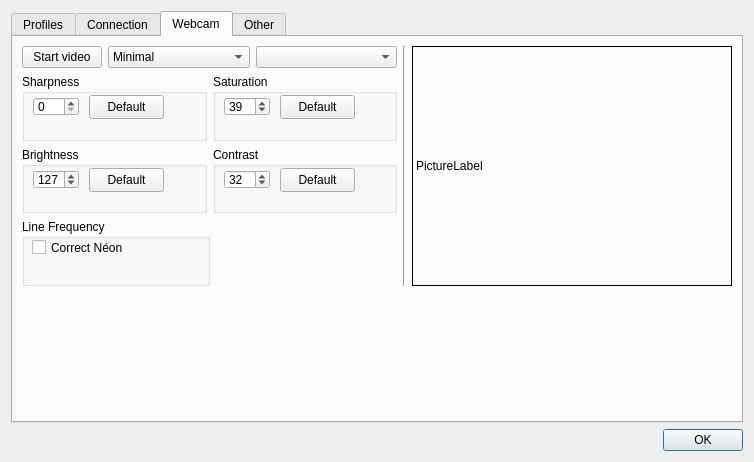
<ui version="4.0" >
 <class>xmppConfigDialog</class>
 <widget class="QDialog" name="xmppConfigDialog" >
  <property name="geometry" >
   <rect>
    <x>0</x>
    <y>0</y>
    <width>754</width>
    <height>462</height>
   </rect>
  </property>
  <property name="windowTitle" >
   <string>Configuration</string>
  </property>
  <layout class="QVBoxLayout" >
   <item>
    <widget class="QTabWidget" name="tabWidget" >
     <property name="currentIndex" >
      <number>2</number>
     </property>
     <widget class="QWidget" name="tab" >
      <attribute name="title" >
       <string>Profiles</string>
      </attribute>
      <layout class="QVBoxLayout" >
       <item>
        <layout class="QHBoxLayout" >
         <item>
          <layout class="QVBoxLayout" >
           <item>
            <layout class="QHBoxLayout" >
             <item>
              <widget class="QLabel" name="label_6" >
               <property name="text" >
                <string>Profile Name</string>
               </property>
              </widget>
             </item>
             <item>
              <widget class="QLineEdit" name="profileNameEdit" />
             </item>
            </layout>
           </item>
           <item>
            <layout class="QHBoxLayout" >
             <item>
              <widget class="QLabel" name="label_2" >
               <property name="sizePolicy" >
                <sizepolicy vsizetype="Preferred" hsizetype="Fixed" >
                 <horstretch>0</horstretch>
                 <verstretch>0</verstretch>
                </sizepolicy>
               </property>
               <property name="text" >
                <string>Jid</string>
               </property>
              </widget>
             </item>
             <item>
              <widget class="QLineEdit" name="jidEdit" >
               <property name="sizePolicy" >
                <sizepolicy vsizetype="Fixed" hsizetype="Expanding" >
                 <horstretch>0</horstretch>
                 <verstretch>0</verstretch>
                </sizepolicy>
               </property>
              </widget>
             </item>
            </layout>
           </item>
           <item>
            <layout class="QHBoxLayout" >
             <item>
              <widget class="QLabel" name="label_4" >
               <property name="sizePolicy" >
                <sizepolicy vsizetype="Fixed" hsizetype="Fixed" >
                 <horstretch>0</horstretch>
                 <verstretch>0</verstretch>
                </sizepolicy>
               </property>
               <property name="text" >
                <string>Password</string>
               </property>
              </widget>
             </item>
             <item>
              <widget class="QLineEdit" name="passwordEdit" >
               <property name="echoMode" >
                <enum>QLineEdit::Password</enum>
               </property>
              </widget>
             </item>
            </layout>
           </item>
          </layout>
         </item>
         <item>
          <spacer>
           <property name="orientation" >
            <enum>Qt::Horizontal</enum>
           </property>
           <property name="sizeHint" >
            <size>
             <width>21</width>
             <height>20</height>
            </size>
           </property>
          </spacer>
         </item>
         <item>
          <layout class="QVBoxLayout" >
           <item>
            <layout class="QHBoxLayout" >
             <item>
              <widget class="QLabel" name="label_5" >
               <property name="sizePolicy" >
                <sizepolicy vsizetype="Fixed" hsizetype="Fixed" >
                 <horstretch>0</horstretch>
                 <verstretch>0</verstretch>
                </sizepolicy>
               </property>
               <property name="text" >
                <string>Port</string>
               </property>
              </widget>
             </item>
             <item>
              <widget class="QLineEdit" name="portEdit" />
             </item>
            </layout>
           </item>
           <item>
            <layout class="QHBoxLayout" >
             <item>
              <widget class="QLabel" name="label_3" >
               <property name="sizePolicy" >
                <sizepolicy vsizetype="Preferred" hsizetype="Fixed" >
                 <horstretch>0</horstretch>
                 <verstretch>0</verstretch>
                </sizepolicy>
               </property>
               <property name="text" >
                <string>Personnal Server</string>
               </property>
              </widget>
             </item>
             <item>
              <widget class="QLineEdit" name="personnalServerEdit" />
             </item>
            </layout>
           </item>
           <item>
            <widget class="QCheckBox" name="registerBox" >
             <property name="text" >
              <string>Create a new account on the server</string>
             </property>
             <property name="tristate" >
              <bool>false</bool>
             </property>
            </widget>
           </item>
          </layout>
         </item>
        </layout>
       </item>
       <item>
        <layout class="QHBoxLayout" >
         <item>
          <spacer>
           <property name="orientation" >
            <enum>Qt::Horizontal</enum>
           </property>
           <property name="sizeHint" >
            <size>
             <width>40</width>
             <height>20</height>
            </size>
           </property>
          </spacer>
         </item>
         <item>
          <widget class="QPushButton" name="pushButton" >
           <property name="text" >
            <string>Modify</string>
           </property>
          </widget>
         </item>
         <item>
          <widget class="QPushButton" name="addBtn" >
           <property name="maximumSize" >
            <size>
             <width>50</width>
             <height>16777215</height>
            </size>
           </property>
           <property name="text" >
            <string>Add</string>
           </property>
          </widget>
         </item>
        </layout>
       </item>
       <item>
        <widget class="Line" name="line" >
         <property name="orientation" >
          <enum>Qt::Horizontal</enum>
         </property>
        </widget>
       </item>
       <item>
        <layout class="QVBoxLayout" >
         <item>
          <widget class="QLabel" name="label" >
           <property name="text" >
            <string>Profiles :</string>
           </property>
          </widget>
         </item>
         <item>
          <widget class="MouseProfilesTableView" native="1" name="profilesTable" >
           <property name="sizePolicy" >
            <sizepolicy vsizetype="Expanding" hsizetype="Expanding" >
             <horstretch>0</horstretch>
             <verstretch>0</verstretch>
            </sizepolicy>
           </property>
           <property name="showGrid" stdset="0" >
            <bool>false</bool>
           </property>
           <property name="cornerButtonEnabled" stdset="0" >
            <bool>false</bool>
           </property>
          </widget>
         </item>
        </layout>
       </item>
       <item>
        <layout class="QHBoxLayout" >
         <item>
          <spacer>
           <property name="orientation" >
            <enum>Qt::Horizontal</enum>
           </property>
           <property name="sizeHint" >
            <size>
             <width>40</width>
             <height>20</height>
            </size>
           </property>
          </spacer>
         </item>
         <item>
          <widget class="QPushButton" name="delBtn" >
           <property name="maximumSize" >
            <size>
             <width>60</width>
             <height>16777215</height>
            </size>
           </property>
           <property name="text" >
            <string>Delete</string>
           </property>
          </widget>
         </item>
        </layout>
       </item>
      </layout>
     </widget>
     <widget class="QWidget" name="tab_2" >
      <attribute name="title" >
       <string>Connection</string>
      </attribute>
      <layout class="QVBoxLayout" >
       <item>
        <layout class="QHBoxLayout" >
         <item>
          <widget class="QSpinBox" name="ftPortEdit" >
           <property name="sizePolicy" >
            <sizepolicy vsizetype="Fixed" hsizetype="Expanding" >
             <horstretch>0</horstretch>
             <verstretch>0</verstretch>
            </sizepolicy>
           </property>
           <property name="alignment" >
            <set>Qt::AlignLeading|Qt::AlignLeft|Qt::AlignVCenter</set>
           </property>
           <property name="buttonSymbols" >
            <enum>QAbstractSpinBox::PlusMinus</enum>
           </property>
           <property name="correctionMode" >
            <enum>QAbstractSpinBox::CorrectToPreviousValue</enum>
           </property>
           <property name="prefix" >
            <string>File transfer port : </string>
           </property>
           <property name="maximum" >
            <number>65535</number>
           </property>
           <property name="value" >
            <number>8010</number>
           </property>
          </widget>
         </item>
         <item>
          <spacer>
           <property name="orientation" >
            <enum>Qt::Horizontal</enum>
           </property>
           <property name="sizeHint" >
            <size>
             <width>40</width>
             <height>20</height>
            </size>
           </property>
          </spacer>
         </item>
        </layout>
       </item>
       <item>
        <layout class="QHBoxLayout" >
         <item>
          <widget class="QLabel" name="label_8" >
           <property name="text" >
            <string>Proxy</string>
           </property>
          </widget>
         </item>
         <item>
          <widget class="QLineEdit" name="proxyEdit" />
         </item>
        </layout>
       </item>
       <item>
        <layout class="QHBoxLayout" >
         <item>
          <widget class="QLabel" name="label_7" >
           <property name="text" >
            <string>Resource</string>
           </property>
          </widget>
         </item>
         <item>
          <widget class="QLineEdit" name="resourceEdit" >
           <property name="text" >
            <string>Kapture</string>
           </property>
          </widget>
         </item>
        </layout>
       </item>
       <item>
        <spacer>
         <property name="orientation" >
          <enum>Qt::Vertical</enum>
         </property>
         <property name="sizeHint" >
          <size>
           <width>20</width>
           <height>40</height>
          </size>
         </property>
        </spacer>
       </item>
      </layout>
     </widget>
     <widget class="QWidget" name="tab_3" >
      <attribute name="title" >
       <string>Webcam</string>
      </attribute>
      <layout class="QVBoxLayout" >
       <item>
        <layout class="QHBoxLayout" >
         <item>
          <layout class="QVBoxLayout" >
           <item>
            <layout class="QHBoxLayout" >
             <item>
              <widget class="QPushButton" name="btnVideo" >
               <property name="sizePolicy" >
                <sizepolicy vsizetype="Fixed" hsizetype="Fixed" >
                 <horstretch>0</horstretch>
                 <verstretch>0</verstretch>
                </sizepolicy>
               </property>
               <property name="text" >
                <string>Start video</string>
               </property>
              </widget>
             </item>
             <item>
              <widget class="QComboBox" name="comboBoxSize" >
               <property name="sizeAdjustPolicy" >
                <enum>QComboBox::AdjustToContents</enum>
               </property>
               <item>
                <property name="text" >
                 <string>Minimal</string>
                </property>
               </item>
              </widget>
             </item>
             <item>
              <widget class="QComboBox" name="comboBoxFormat" >
               <property name="sizeAdjustPolicy" >
                <enum>QComboBox::AdjustToContents</enum>
               </property>
              </widget>
             </item>
            </layout>
           </item>
           <item>
            <layout class="QHBoxLayout" >
             <item>
              <widget class="QGroupBox" name="groupBox_6" >
               <property name="title" >
                <string>Sharpness</string>
               </property>
               <widget class="QPushButton" name="sharpDefaultValueBtn" >
                <property name="geometry" >
                 <rect>
                  <x>67</x>
                  <y>21</y>
                  <width>75</width>
                  <height>24</height>
                 </rect>
                </property>
                <property name="text" >
                 <string>Default</string>
                </property>
               </widget>
               <widget class="QSpinBox" name="sharpManualValueBox" >
                <property name="geometry" >
                 <rect>
                  <x>11</x>
                  <y>23</y>
                  <width>46</width>
                  <height>19</height>
                 </rect>
                </property>
               </widget>
              </widget>
             </item>
             <item>
              <widget class="QGroupBox" name="groupBox_2" >
               <property name="sizePolicy" >
                <sizepolicy vsizetype="Preferred" hsizetype="Minimum" >
                 <horstretch>0</horstretch>
                 <verstretch>0</verstretch>
                </sizepolicy>
               </property>
               <property name="title" >
                <string>Saturation</string>
               </property>
               <widget class="QSpinBox" name="satManualValueBox" >
                <property name="geometry" >
                 <rect>
                  <x>11</x>
                  <y>23</y>
                  <width>46</width>
                  <height>19</height>
                 </rect>
                </property>
                <property name="maximum" >
                 <number>255</number>
                </property>
                <property name="value" >
                 <number>39</number>
                </property>
               </widget>
               <widget class="QPushButton" name="satDefaultValueBtn" >
                <property name="geometry" >
                 <rect>
                  <x>67</x>
                  <y>21</y>
                  <width>75</width>
                  <height>24</height>
                 </rect>
                </property>
                <property name="sizePolicy" >
                 <sizepolicy vsizetype="Minimum" hsizetype="Minimum" >
                  <horstretch>0</horstretch>
                  <verstretch>0</verstretch>
                 </sizepolicy>
                </property>
                <property name="text" >
                 <string>Default</string>
                </property>
               </widget>
              </widget>
             </item>
            </layout>
           </item>
           <item>
            <layout class="QHBoxLayout" >
             <item>
              <widget class="QGroupBox" name="groupBox_3" >
               <property name="title" >
                <string>Brightness</string>
               </property>
               <widget class="QSpinBox" name="brightManualValueBox" >
                <property name="geometry" >
                 <rect>
                  <x>11</x>
                  <y>23</y>
                  <width>46</width>
                  <height>19</height>
                 </rect>
                </property>
                <property name="maximum" >
                 <number>255</number>
                </property>
                <property name="value" >
                 <number>127</number>
                </property>
               </widget>
               <widget class="QPushButton" name="brightDefaultValueBtn" >
                <property name="geometry" >
                 <rect>
                  <x>67</x>
                  <y>21</y>
                  <width>75</width>
                  <height>24</height>
                 </rect>
                </property>
                <property name="text" >
                 <string>Default</string>
                </property>
               </widget>
              </widget>
             </item>
             <item>
              <widget class="QGroupBox" name="groupBox_4" >
               <property name="title" >
                <string>Contrast</string>
               </property>
               <widget class="QSpinBox" name="contManualValueBox" >
                <property name="geometry" >
                 <rect>
                  <x>11</x>
                  <y>23</y>
                  <width>46</width>
                  <height>19</height>
                 </rect>
                </property>
                <property name="maximum" >
                 <number>255</number>
                </property>
                <property name="value" >
                 <number>32</number>
                </property>
               </widget>
               <widget class="QPushButton" name="contDefaultValueBtn" >
                <property name="geometry" >
                 <rect>
                  <x>67</x>
                  <y>21</y>
                  <width>75</width>
                  <height>24</height>
                 </rect>
                </property>
                <property name="text" >
                 <string>Default</string>
                </property>
               </widget>
              </widget>
             </item>
            </layout>
           </item>
           <item>
            <layout class="QHBoxLayout" >
             <item>
              <widget class="QGroupBox" name="groupBox_5" >
               <property name="sizePolicy" >
                <sizepolicy vsizetype="Preferred" hsizetype="Expanding" >
                 <horstretch>0</horstretch>
                 <verstretch>0</verstretch>
                </sizepolicy>
               </property>
               <property name="title" >
                <string>Line Frequency</string>
               </property>
               <widget class="QCheckBox" name="freqBox" >
                <property name="geometry" >
                 <rect>
                  <x>10</x>
                  <y>20</y>
                  <width>91</width>
                  <height>17</height>
                 </rect>
                </property>
                <property name="text" >
                 <string>Correct Néon</string>
                </property>
               </widget>
              </widget>
             </item>
             <item>
              <spacer>
               <property name="orientation" >
                <enum>Qt::Horizontal</enum>
               </property>
               <property name="sizeHint" >
                <size>
                 <width>40</width>
                 <height>20</height>
                </size>
               </property>
              </spacer>
             </item>
            </layout>
           </item>
          </layout>
         </item>
         <item>
          <widget class="Line" name="line_2" >
           <property name="orientation" >
            <enum>Qt::Vertical</enum>
           </property>
          </widget>
         </item>
         <item>
          <widget class="QLabel" name="pictureLabel" >
           <property name="sizePolicy" >
            <sizepolicy vsizetype="Minimum" hsizetype="Minimum" >
             <horstretch>0</horstretch>
             <verstretch>0</verstretch>
            </sizepolicy>
           </property>
           <property name="minimumSize" >
            <size>
             <width>320</width>
             <height>240</height>
            </size>
           </property>
           <property name="frameShape" >
            <enum>QFrame::Box</enum>
           </property>
           <property name="text" >
            <string>PictureLabel</string>
           </property>
          </widget>
         </item>
        </layout>
       </item>
       <item>
        <spacer>
         <property name="orientation" >
          <enum>Qt::Vertical</enum>
         </property>
         <property name="sizeHint" >
          <size>
           <width>20</width>
           <height>40</height>
          </size>
         </property>
        </spacer>
       </item>
      </layout>
     </widget>
     <widget class="QWidget" name="tab_4" >
      <attribute name="title" >
       <string>Other</string>
      </attribute>
      <widget class="QCheckBox" name="useSystemTrayCheckBox" >
       <property name="geometry" >
        <rect>
         <x>10</x>
         <y>10</y>
         <width>131</width>
         <height>19</height>
        </rect>
       </property>
       <property name="text" >
        <string>Use system tray Icon</string>
       </property>
      </widget>
     </widget>
    </widget>
   </item>
   <item>
    <layout class="QHBoxLayout" >
     <item>
      <spacer>
       <property name="orientation" >
        <enum>Qt::Horizontal</enum>
       </property>
       <property name="sizeHint" >
        <size>
         <width>40</width>
         <height>20</height>
        </size>
       </property>
      </spacer>
     </item>
     <item>
      <widget class="QDialogButtonBox" name="buttonBox" >
       <property name="orientation" >
        <enum>Qt::Horizontal</enum>
       </property>
       <property name="standardButtons" >
        <set>QDialogButtonBox::Ok</set>
       </property>
      </widget>
     </item>
    </layout>
   </item>
  </layout>
 </widget>
 <customwidgets>
  <customwidget>
   <class>MouseProfilesTableView</class>
   <extends>QWidget</extends>
   <header>mouseprofilestableview.h</header>
  </customwidget>
 </customwidgets>
 <resources/>
 <connections>
  <connection>
   <sender>buttonBox</sender>
   <signal>accepted()</signal>
   <receiver>xmppConfigDialog</receiver>
   <slot>accept()</slot>
   <hints>
    <hint type="sourcelabel" >
     <x>248</x>
     <y>254</y>
    </hint>
    <hint type="destinationlabel" >
     <x>157</x>
     <y>274</y>
    </hint>
   </hints>
  </connection>
 </connections>
</ui>
